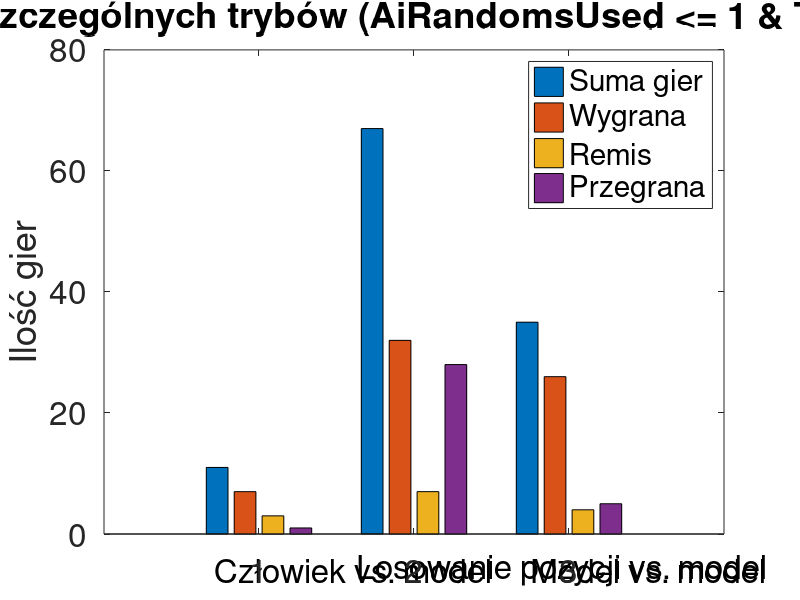

The MATLAB script that drew this image:
clear all;
close all;

AiRandomsUsed = [1, 0, 0, 0, 0, 0, 2, 1, 2, 0, 0, 3, 1, 0, 2, 0, 1, 0, 0, 0, 3, 5, 0, 1, 1, 0, 2, 2, 0, 0, 1, 0, 1, 3, 0, 0, 1, 0, 0, 1, 0, 3, 0, 0, 0, 3, 1, 1, 0, 0, 1, 0, 0, 0, 2, 0, 1, 1, 0, 0, 2, 0, 3, 0, 2, 1, 0, 3, 0, 0, 1, 1, 1, 2, 1, 0, 0, 0, 0, 1, 1, 2, 0, 2, 0, 1, 1, 0, 3, 0, 0, 1, 1, 1, 2, 0, 0, 3, 0, 0, 0, 0, 0, 2, 1, 3, 0, 1, 0, 3, 0, 1, 0, 4, 1, 2, 0, 0, 1, 0, 1, 0, 0, 1, 0, 1, 1, 0, 1, 0, 3, 0, 2, 0, 1, 1, 3, 7, 4, 0, 1, 0, 0, 0, 2, 0];
PlayerSymbol = ["O", "O", "O", "O", "O", "O", "O", "O", "O", "O", "O", "O", "O", "O", "O", "O", "O", "O", "O", "O", "O", "O", "O", "O", "O", "O", "O", "O", "O", "O", "O", "O", "O", "O", "O", "O", "O", "O", "O", "O", "O", "O", "O", "O", "O", "O", "O", "O", "O", "O", "O", "O", "O", "O", "O", "O", "O", "O", "O", "O", "O", "O", "O", "O", "O", "O", "O", "O", "O", "O", "O", "O", "O", "O", "O", "O", "O", "O", "O", "O", "O", "O", "O", "O", "O", "O", "O", "O", "O", "O", "O", "O", "O", "O", "O", "O", "O", "O", "O", "O", "O", "O", "O", "O", "O", "O", "O", "O", "O", "O", "O", "O", "O", "O", "O", "O", "O", "O", "O", "O", "O", "O", "O", "O", "O", "O", "O", "O", "O", "O", "O", "O", "O", "O", "O", "O", "O", "O", "O", "O", "O", "O", "O", "O", "O", "O"];
AiFirst = [false, false, false, false, false, false, false, false, false, false, false, false, false, false, false, false, false, false, false, false, false, false, false, false, false, false, false, false, false, false, false, false, false, false, false, false, false, false, false, false, false, false, false, false, false, false, false, false, false, false, false, false, false, false, false, false, false, false, false, false, false, false, false, false, false, false, false, false, false, false, false, false, false, false, false, false, false, false, false, false, false, false, false, false, false, false, false, false, false, false, false, false, false, false, false, false, false, false, false, false, false, false, false, false, false, false, false, false, false, false, false, false, false, false, false, false, false, false, false, false, false, false, false, false, false, false, false, false, false, false, false, false, false, false, false, false, false, false, false, false, false, false, false, false, false, false];
MovesMade = [9, 5, 5, 5, 5, 9, 9, 9, 6, 5, 6, 8, 6, 8, 9, 5, 9, 5, 7, 6, 9, 9, 7, 8, 8, 8, 8, 7, 5, 8, 7, 7, 7, 9, 8, 8, 9, 8, 6, 9, 7, 9, 5, 5, 9, 8, 9, 7, 9, 6, 7, 8, 9, 6, 9, 5, 9, 8, 7, 8, 8, 5, 9, 9, 9, 9, 8, 7, 7, 5, 9, 7, 8, 9, 6, 7, 7, 5, 8, 5, 6, 9, 6, 9, 5, 9, 5, 5, 9, 7, 7, 8, 8, 8, 9, 8, 9, 9, 5, 7, 6, 7, 9, 9, 7, 9, 7, 6, 9, 9, 9, 9, 7, 9, 8, 9, 8, 8, 9, 9, 9, 7, 7, 8, 7, 9, 7, 9, 7, 7, 9, 9, 8, 8, 7, 9, 6, 7, 9, 9, 7, 7, 9, 8, 8, 9];
TotalAttempts = [3, 0, 1, 0, 0, 1, 4, 2, 4, 0, 0, 6, 2, 1, 4, 1, 3, 1, 1, 1, 6, 11, 0, 2, 2, 1, 4, 4, 0, 0, 2, 0, 2, 8, 0, 1, 3, 0, 0, 2, 0, 6, 0, 0, 1, 6, 5, 2, 1, 0, 3, 0, 1, 2, 4, 0, 2, 4, 1, 0, 4, 0, 6, 0, 4, 2, 2, 6, 0, 0, 2, 2, 3, 4, 4, 2, 1, 1, 1, 2, 2, 6, 2, 5, 0, 3, 2, 0, 6, 1, 1, 2, 3, 3, 4, 2, 1, 7, 0, 0, 1, 0, 0, 5, 2, 7, 0, 2, 0, 6, 0, 3, 0, 9, 2, 4, 0, 1, 4, 0, 2, 1, 2, 3, 0, 2, 2, 0, 2, 1, 6, 0, 4, 0, 3, 3, 6, 14, 8, 0, 2, 0, 0, 2, 4, 0];
WinningSymbol = ["-", "O", "O", "O", "O", "-", "-", "-", "O", "O", "X", "X", "X", "X", "-", "O", "O", "O", "O", "O", "O", "-", "O", "X", "X", "X", "X", "O", "O", "X", "O", "O", "O", "O", "X", "X", "-", "X", "X", "-", "O", "O", "O", "O", "-", "X", "O", "O", "O", "X", "O", "X", "O", "X", "O", "O", "O", "X", "O", "X", "X", "O", "-", "O", "-", "O", "X", "O", "O", "O", "-", "O", "X", "-", "X", "O", "O", "O", "X", "O", "X", "-", "X", "-", "O", "-", "O", "O", "O", "O", "O", "X", "X", "X", "O", "X", "-", "O", "O", "O", "X", "O", "-", "O", "O", "-", "O", "X", "O", "O", "O", "O", "O", "O", "X", "-", "X", "X", "-", "O", "-", "O", "O", "X", "O", "O", "O", "-", "O", "O", "O", "O", "X", "X", "O", "O", "X", "O", "O", "O", "O", "O", "-", "X", "X", "O"];
AiAutoplay = [false, false, false, false, false, false, false, false, false, false, false, true, true, false, false, false, false, false, false, false, true, true, false, false, false, false, false, false, false, false, true, false, true, true, false, false, true, false, false, false, true, true, false, true, false, false, true, true, true, false, true, false, true, false, true, false, true, false, true, false, true, false, true, false, true, false, true, false, false, true, false, true, false, true, false, true, false, true, false, true, false, true, false, true, false, true, false, false, true, false, true, false, true, false, false, true, false, true, false, true, false, true, false, true, false, true, false, true, false, true, false, true, false, true, false, true, false, false, true, false, true, false, true, false, true, false, true, false, true, false, true, false, true, false, true, false, false, true, false, false, true, false, false, false, true, false];
RandomAutoplay = [false, false, false, false, false, false, false, false, false, true, false, false, false, true, true, true, true, false, false, false, false, false, true, true, true, true, true, true, true, true, false, true, false, false, true, true, false, true, true, true, false, false, true, false, true, true, false, false, false, true, false, true, false, true, false, true, false, true, false, true, false, true, false, true, false, true, false, true, true, false, true, false, true, false, true, false, true, false, true, false, true, false, true, false, true, false, true, true, false, true, false, true, false, true, true, false, true, false, true, false, true, false, true, false, true, false, true, false, true, false, true, false, true, false, true, false, true, true, false, true, false, true, false, true, false, true, false, true, false, true, false, true, false, true, false, true, true, false, true, true, false, true, true, true, false, true];
TokenTimeouts = [0, 0, 0, 0, 0, 0, 0, 0, 0, 0, 0, 1, 0, 0, 0, 0, 0, 0, 0, 0, 1, 7, 0, 0, 0, 0, 4, 4, 0, 0, 0, 0, 0, 0, 0, 0, 0, 0, 0, 0, 0, 0, 0, 0, 0, 0, 0, 0, 0, 0, 0, 0, 0, 0, 0, 0, 0, 0, 0, 0, 0, 0, 0, 0, 0, 0, 0, 6, 0, 0, 0, 0, 0, 0, 0, 0, 0, 0, 0, 0, 0, 0, 0, 0, 0, 0, 0, 0, 0, 0, 0, 0, 0, 0, 0, 0, 0, 0, 0, 0, 0, 0, 0, 0, 0, 0, 0, 0, 0, 0, 0, 0, 0, 0, 0, 0, 0, 0, 0, 0, 0, 0, 0, 0, 0, 0, 0, 0, 0, 0, 0, 0, 0, 0, 0, 0, 6, 14, 8, 0, 0, 0, 0, 0, 0, 0];

#{
AiRandomsUsed = [1, 0, 0]; # Values can be: positive integer
PlayerSymbol = ["O", "O", "O"]; # Values can be: "O" or "X"
AiFirst = [false, false, false]; # Values can be: boolean
MovesMade = [9, 5, 5]; # Values can be: positive integer
TotalAttempts = [3, 0, 1]; # Values can be: positive integer
WinningSymbol = ["-", "O", "O"]; # Values can be: "O" or "X" or "-"
AiAutoplay = [false, false, true]; # Values can be: boolean
RandomAutoplay = [true, false, false]; # Values can be: boolean
TokenTimeouts = [0, 0, 0]; # Values can be: positive integer
#}


# Initialize an empty matrix to store the outcomes
outcome = [];

# Loop through the three scenarios
for i = 1:3
  # Set the filter condition based on the scenario
  if i == 1
    # Human vs chatGPT
    condition = AiAutoplay == false & RandomAutoplay == false & AiRandomsUsed <= 1 & TokenTimeouts == 0;
  elseif i == 2
    # Random vs chatGPT
    condition = AiAutoplay == false & RandomAutoplay == true & AiRandomsUsed <= 1 & TokenTimeouts == 0;
  else
    # chatGPT vs chatGPT
    condition = AiAutoplay == true & RandomAutoplay == false & AiRandomsUsed <= 1 & TokenTimeouts == 0;
  endif

  # Filter the data according to the condition
  filtered_data = [AiRandomsUsed; PlayerSymbol; AiFirst; MovesMade; TotalAttempts; WinningSymbol; AiAutoplay; RandomAutoplay; TokenTimeouts];
  filtered_data = filtered_data(:, condition);

  # Count the number of wins, draws, and loses
  wins = sum(filtered_data(6, :) == "O");
  draws = sum(filtered_data(6, :) == "-");
  loses = sum(filtered_data(6, :) == "X");
  total = sum([wins, draws, loses]);
  total
  # Append the counts to the outcome matrix
  outcome = [outcome; [total, wins, draws, loses]];
endfor

font_size = 24;
offset = 0.1;
maximum_y_value = 80;
y_offset = -6;

# Plot the bar chart
bar(outcome); # plot the bar chart for the i-th scenario
set(title("Wyniki gier dla poszczególnych trybów (AiRandomsUsed <= 1 & TokenTimeouts == 0)"), "fontsize", font_size);
set(legend("Suma gier", "Wygrana", "Remis", "Przegrana"), "fontsize", font_size);
set(ylabel("Ilość gier"), "fontsize", font_size);
axis([0, 4, 0, maximum_y_value]);
set(gca, "xticklabel", get(gca, "xtick"), "fontsize", font_size);
set(gca, "yticklabel", get(gca, "ytick"), "fontsize", font_size);
set(gca, "ytick", yticks, "fontsize", font_size);

% Set the text labels
set(text(1 - 0.19 - offset, y_offset, "Człowiek vs. model"), "fontsize", font_size);
set(text(2 - 0.27 - offset, y_offset, "Losowanie pozycji vs. model"), "fontsize", font_size);
set(text(3 - 0.15 - offset, y_offset, "Model vs. model"), "fontsize", font_size);
